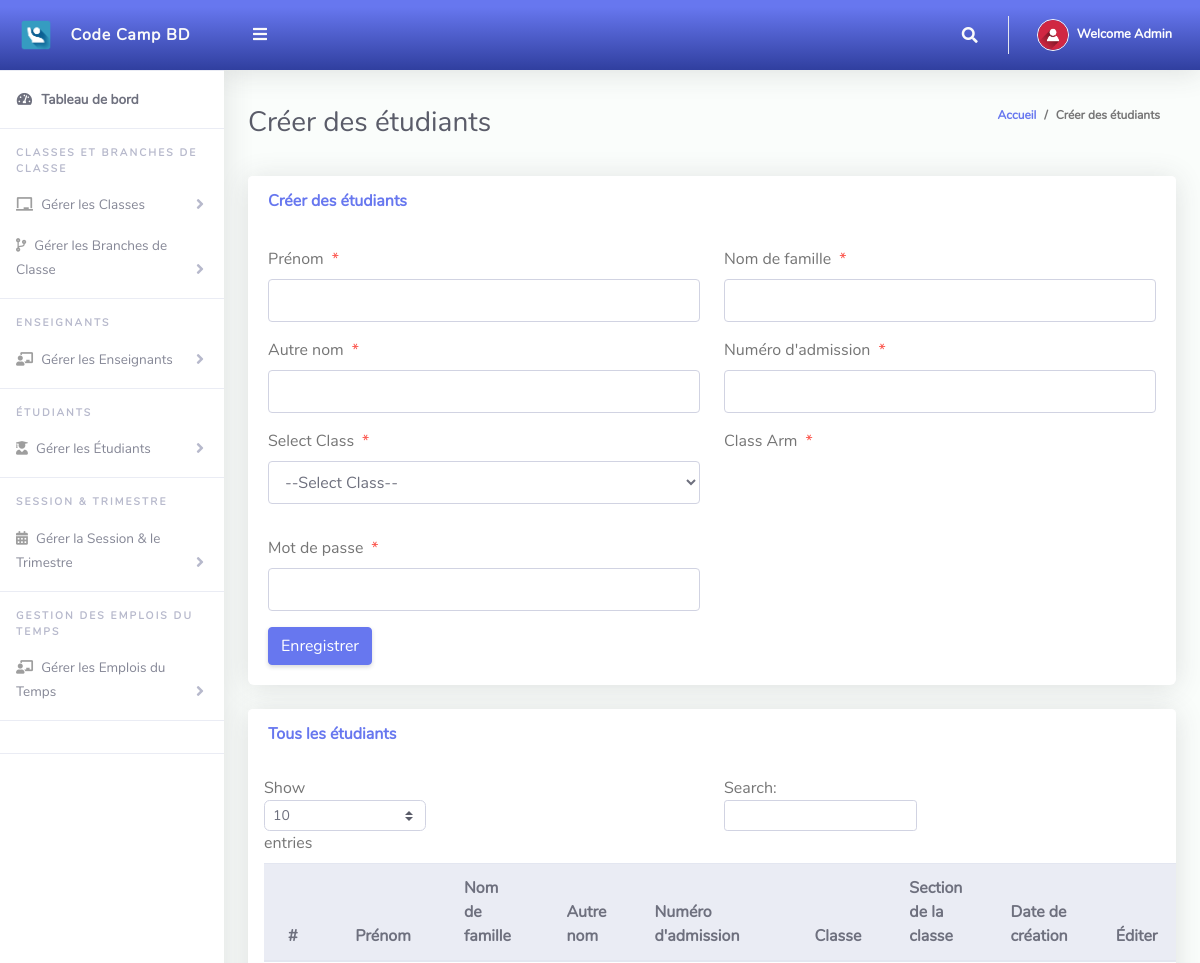
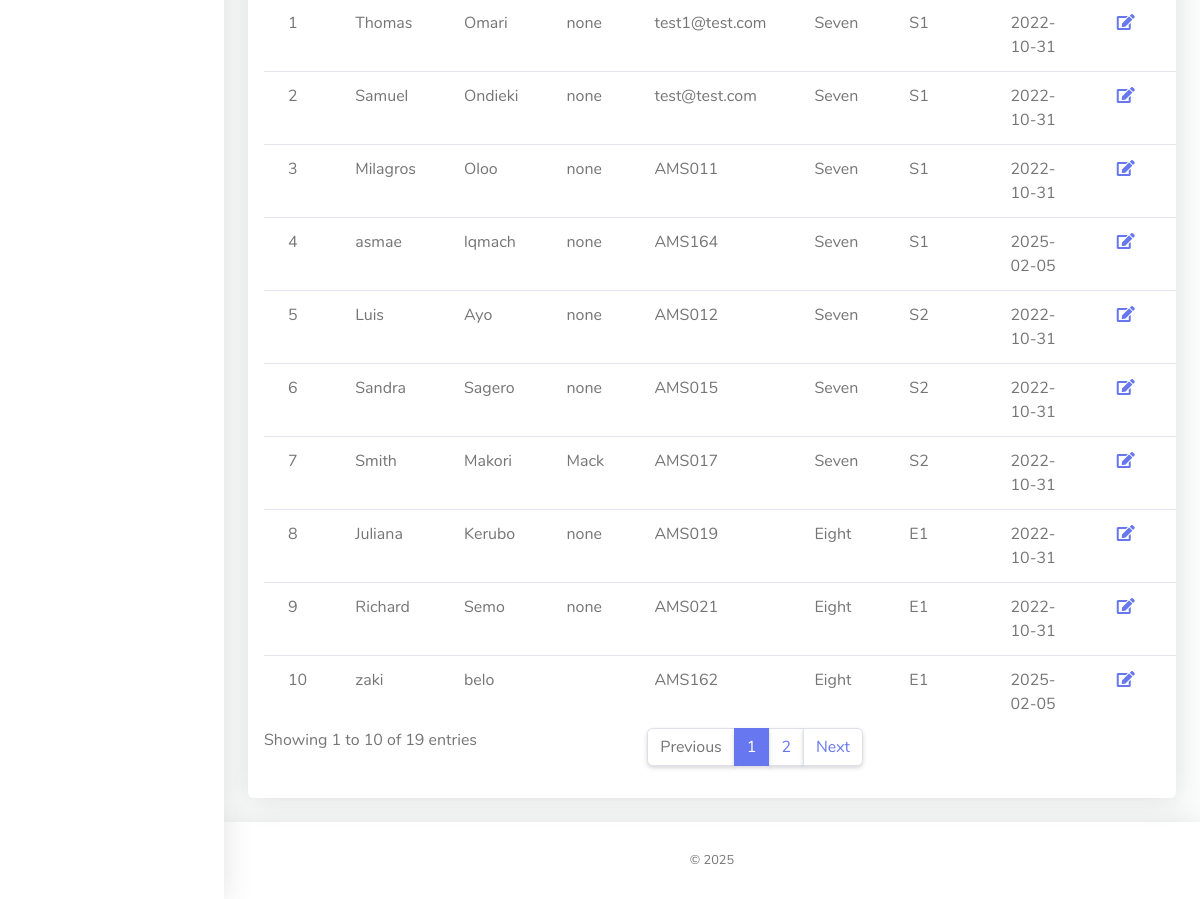
Page /Admin/createStudents.php (signed in) on the committed database (2 pictures, top to bottom).
### tables this page shows
CREATE TABLE `tblstudents` (
  `Id` int(10) NOT NULL,
  `firstName` varchar(255) NOT NULL,
  `lastName` varchar(255) NOT NULL,
  `otherName` varchar(255) NOT NULL,
  `emailAddress` varchar(50) DEFAULT NULL,
  `password` varchar(50) NOT NULL,
  `classId` varchar(10) NOT NULL,
  `classArmId` varchar(10) NOT NULL,
  `dateCreated` varchar(50) NOT NULL
);

CREATE TABLE `tblclass` (
  `Id` int(10) NOT NULL,
  `className` varchar(255) NOT NULL
);

CREATE TABLE `tblclassarms` (
  `Id` int(10) NOT NULL,
  `classId` varchar(10) NOT NULL,
  `classArmName` varchar(255) NOT NULL,
  `isAssigned` varchar(10) NOT NULL
);

### Admin/createStudents.php (the view, shortened to what this page needs)
<?php
include '../Includes/dbcon.php';
        $query=mysqli_query($conn,"select * from tblstudents where Id ='$Id'");
        $row=mysqli_fetch_array($query);
?>
<!DOCTYPE html>
<html lang="fr">
<head>
  <link href="../vendor/fontawesome-free/css/all.min.css" rel="stylesheet" type="text/css">
  <link href="../vendor/bootstrap/css/bootstrap.min.css" rel="stylesheet" type="text/css">
  <link href="css/ruang-admin.min.css" rel="stylesheet">
</head>
<body id="page-top">
  <div id="wrapper">
      <?php include "Includes/sidebar.php";?>
    <div id="content-wrapper" class="d-flex flex-column">
      <div id="content">
       <?php include "Includes/topbar.php";?>
        <div class="container-fluid" id="container-wrapper">
          <div class="d-sm-flex align-items-center justify-content-between mb-4">
            <h1 class="h3 mb-0 text-gray-800">Créer des étudiants</h1>
            <ol class="breadcrumb">
              <li class="breadcrumb-item"><a href="./">Accueil</a></li>
              <li class="breadcrumb-item active" aria-current="page">Créer des étudiants</li>
            </ol>
          </div>
          <div class="row">
            <div class="col-lg-12">
              <div class="card mb-4">
                <div class="card-header py-3 d-flex flex-row align-items-center justify-content-between">
                  <h6 class="m-0 font-weight-bold text-primary">Créer des étudiants</h6>
                </div>
                <div class="card-body">
                  <form method="post">
    <div class="form-group row mb-3">
        <div class="col-xl-6">
            <label class="form-control-label">Prénom<span class="text-danger ml-2">*</span></label>
            <input type="text" class="form-control" name="firstName" value="<?php echo isset($row['firstName']) ? $row['firstName'] : ''; ?>" required>
        </div>
        <div class="col-xl-6">
            <label class="form-control-label">Nom de famille<span class="text-danger ml-2">*</span></label>
            <input type="text" class="form-control" name="lastName" value="<?php echo isset($row['lastName']) ? $row['lastName'] : ''; ?>" required>
        </div>
    </div>
    <div class="form-group row mb-3">
        <div class="col-xl-6">
            <label class="form-control-label">Autre nom<span class="text-danger ml-2">*</span></label>
            <input type="text" class="form-control" name="otherName" value="<?php echo isset($row['otherName']) ? $row['otherName'] : ''; ?>">
        </div>
        <div class="col-xl-6">
            <label class="form-control-label">Numéro d'admission<span class="text-danger ml-2">*</span></label>
            <input type="text" class="form-control" required name="emailAddress" value="<?php echo isset($row['emailAddress']) ? $row['emailAddress'] : ''; ?>">
        </div>
    </div>
    <div class="form-group row mb-3">
                        <div class="col-xl-6">
                        <label class="form-control-label">Select Class<span class="text-danger ml-2">*</span></label>
                         <?php
                        $qry= "SELECT * FROM tblclass ORDER BY className ASC";
                        $result = $conn->query($qry);
                        $num = $result->num_rows;
                        if ($num > 0){
                          echo ' <select required name="classId" onchange="classArmDropdown(this.value)" class="form-control mb-3">';
                          echo'<option value="">--Select Class--</option>';
                                  echo '</select>';
                              }
                            ?>
                        </div>
                        <div class="col-xl-6">
                        <label class="form-control-label">Class Arm<span class="text-danger ml-2">*</span></label>
                        </div>
                    </div>
                    <div class="form-group row mb-3">
        <div class="col-xl-6">
            <label class="form-control-label">Mot de passe<span class="text-danger ml-2">*</span></label>
            <input type="password" class="form-control" name="password" required>
        </div>
    </div>
    <?php if (isset($Id)) { ?>
        <button type="submit" name="update" class="btn btn-warning">Mettre à jour</button>
    <?php } else { ?>
        <button type="submit" name="save" class="btn btn-primary">Enregistrer</button>
    <?php } ?>
</form>
                </div>
              </div>
                 <div class="row">
              <div class="col-lg-12">
              <div class="card mb-4">
                <div class="card-header py-3 d-flex flex-row align-items-center justify-content-between">
                  <h6 class="m-0 font-weight-bold text-primary">Tous les étudiants</h6>
                </div>
                <div class="table-responsive p-3">
                  <table class="table align-items-center table-flush table-hover" id="dataTableHover">
                  <thead class="thead-light">
  <tr>
    <th>#</th>
    <th>Prénom</th>
    <th>Nom de famille</th>
    <th>Autre nom</th>
    <th>Numéro d'admission</th>
    <th>Classe</th>
    <th>Section de la classe</th>
    <th>Date de création</th>
    <th>Éditer</th>
  </tr>
</thead>
<tbody>
  <?php
    $query = "SELECT tblstudents.Id, tblclass.className, tblclassarms.classArmName, tblclassarms.Id AS classArmId, tblstudents.firstName, tblstudents.lastName, tblstudents.otherName, tblstudents.emailAddress, tblstudents.dateCreated FROM tblstudents INNER JOIN tblclass ON tblclass.Id = tblstudents.classId INNER JOIN tblclassarms ON tblclassarms.Id = tblstudents.classArmId";
    $rs = $conn->query($query);
    $num = $rs->num_rows;
    $sn = 0;
    if ($num > 0) {
      while ($rows = $rs->fetch_assoc()) {
        $sn = $sn + 1;
        echo "
 <tr>
    <td>".$sn."</td>
    <td>".$rows['firstName']."</td>
    <td>".$rows['lastName']."</td>
    <td>".$rows['otherName']."</td>
    <td>".$rows['emailAddress']."</td>
    <td>".$rows['className']."</td>
    <td>".$rows['classArmName']."</td>
    <td>".$rows['dateCreated']."</td>
    <td><a href='?action=edit&Id=".$rows['Id']."'><i class='fas fa-fw fa-edit'></i></a></td>
    <td><a href='?action=delete&Id=".$rows['Id']."'><i class='fas fa-fw fa-trash'></i></a></td>
    <td><a href='generateAttestationPDF.php?Id=".$rows['Id']."'><i class='bi bi-arrow-down-circle-fill'></i></a></td>
 </tr>";
      }
    }
  ?>
</tbody>
                  </table>
                </div>
              </div>
            </div>
            </div>
          </div>
        </div>
      </div>
       <?php include "Includes/footer.php";?>
    </div>
  </div>
  <link rel="stylesheet" href="https://cdn.jsdelivr.net/npm/bootstrap-icons/font/bootstrap-icons.css">
  <link rel="stylesheet" href="https://cdn.jsdelivr.net/npm/bootstrap-icons/font/bootstrap-icons.css">
</body>
</html>

### Admin/Includes/topbar.php (shortened to what this page needs)
<?php
  $query = "SELECT * FROM tbladmin WHERE Id = ".$_SESSION['userId']."";
  $rs = $conn->query($query);
  $rows = $rs->fetch_assoc();
  $fullName = $rows['firstName']." ".$rows['lastName'];
?>
<nav class="navbar navbar-expand navbar-light bg-gradient-primary topbar mb-4 static-top">
          <button id="sidebarToggleTop" class="btn btn-link rounded-circle mr-3">
            <i class="fa fa-bars"></i>
          </button>
          <ul class="navbar-nav ml-auto">
            <li class="nav-item dropdown no-arrow">
              <a class="nav-link dropdown-toggle" href="#" id="searchDropdown" role="button" data-toggle="dropdown"
                aria-haspopup="true" aria-expanded="false">
                <i class="fas fa-search fa-fw"></i>
              </a>
            </li>
            <li class="nav-item dropdown no-arrow">
              <a class="nav-link dropdown-toggle" href="#" id="userDropdown" role="button" data-toggle="dropdown"
                aria-haspopup="true" aria-expanded="false">
                <img class="img-profile rounded-circle" src="img/user-icn.png" style="max-width: 60px">
                <span class="ml-2 d-none d-lg-inline text-white small"><b>Welcome <?php echo $fullName;?></b></span>
              </a>
            </li>
          </ul>
        </nav>

### rows in the picture
tblstudents: firstName "Thomas", lastName "Omari", otherName "none", emailAddress "test1@test.com", classId.className "Seven", classArmId.classArmName "S1", dateCreated "2022-10-31"
tblstudents: firstName "Samuel", lastName "Ondieki", otherName "none", emailAddress "test@test.com", classId.className "Seven", classArmId.classArmName "S1", dateCreated "2022-10-31"
tblstudents: firstName "Milagros", lastName "Oloo", otherName "none", emailAddress "AMS011", classId.className "Seven", classArmId.classArmName "S1", dateCreated "2022-10-31"
tblstudents: firstName "asmae", lastName "lqmach", otherName "none", emailAddress "AMS164", classId.className "Seven", classArmId.classArmName "S1", dateCreated "2025-02-05"
tblstudents: firstName "Luis", lastName "Ayo", otherName "none", emailAddress "AMS012", classId.className "Seven", classArmId.classArmName "S2", dateCreated "2022-10-31"
tblstudents: firstName "Sandra", lastName "Sagero", otherName "none", emailAddress "AMS015", classId.className "Seven", classArmId.classArmName "S2", dateCreated "2022-10-31"
tblstudents: firstName "Smith", lastName "Makori", otherName "Mack", emailAddress "AMS017", classId.className "Seven", classArmId.classArmName "S2", dateCreated "2022-10-31"
tblstudents: firstName "Juliana", lastName "Kerubo", otherName "none", emailAddress "AMS019", classId.className "Eight", classArmId.classArmName "E1", dateCreated "2022-10-31"
tblstudents: firstName "Richard", lastName "Semo", otherName "none", emailAddress "AMS021", classId.className "Eight", classArmId.classArmName "E1", dateCreated "2022-10-31"
tblstudents: firstName "zaki", lastName "belo", emailAddress "AMS162", classId.className "Eight", classArmId.classArmName "E1", dateCreated "2025-02-05"

### other values in the picture
$fullName "Admin"
